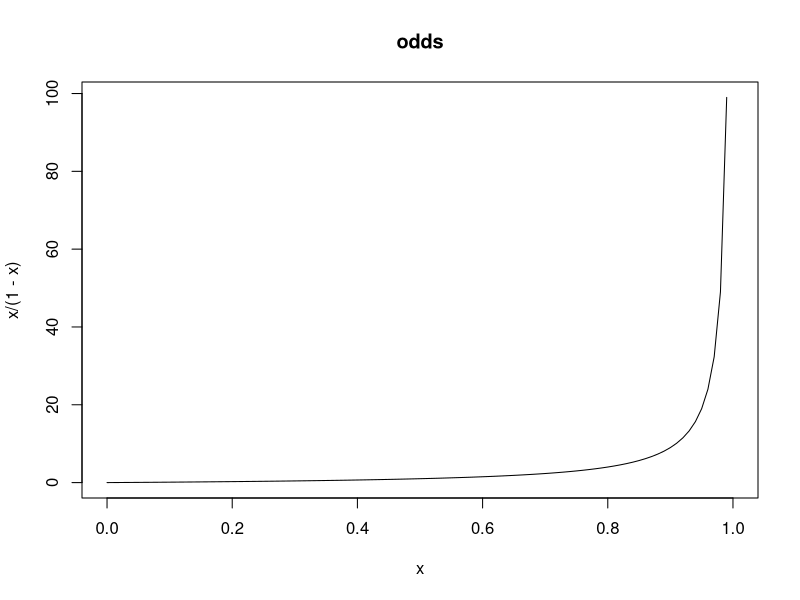
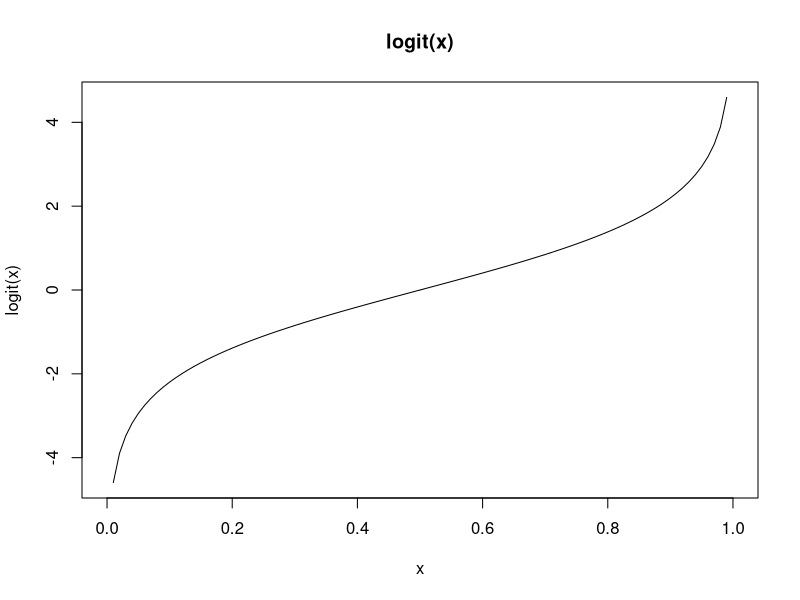
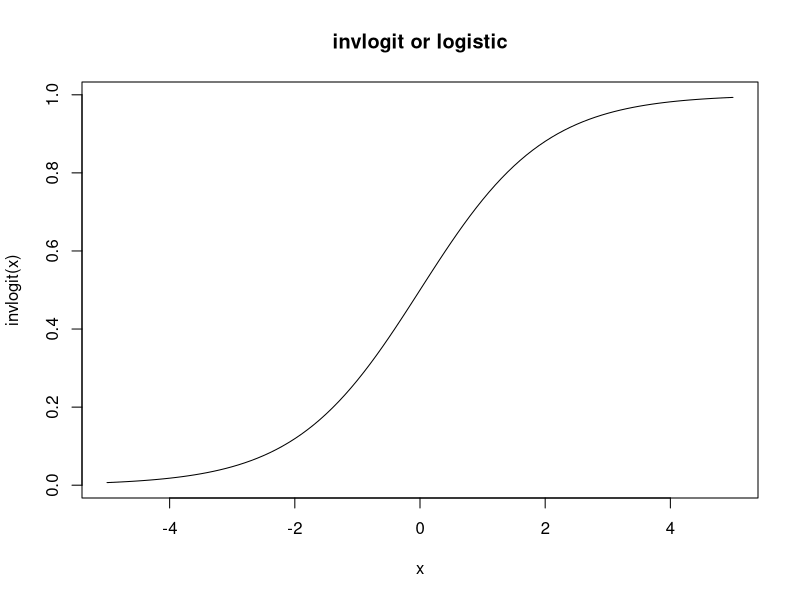
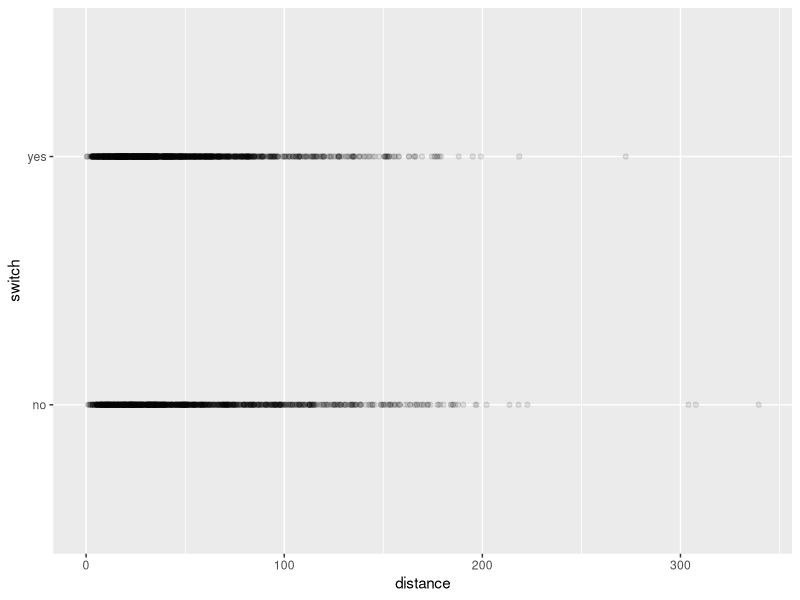
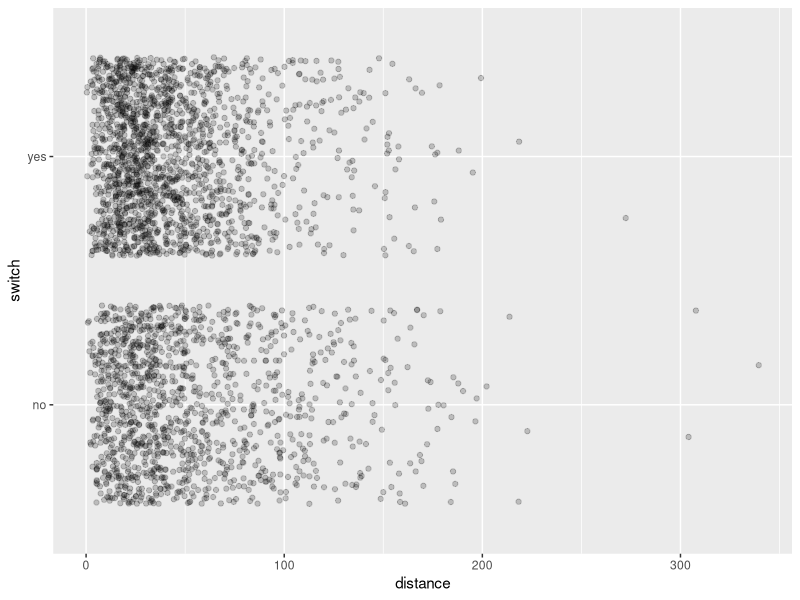
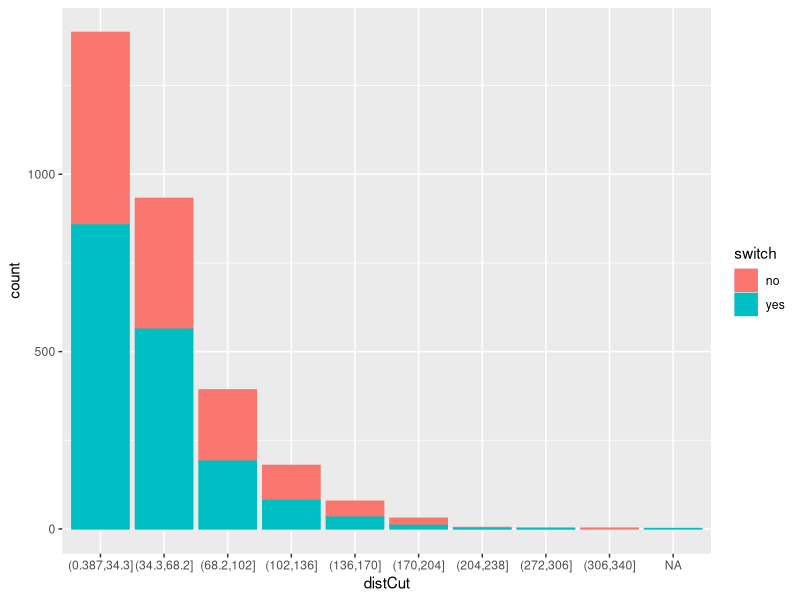
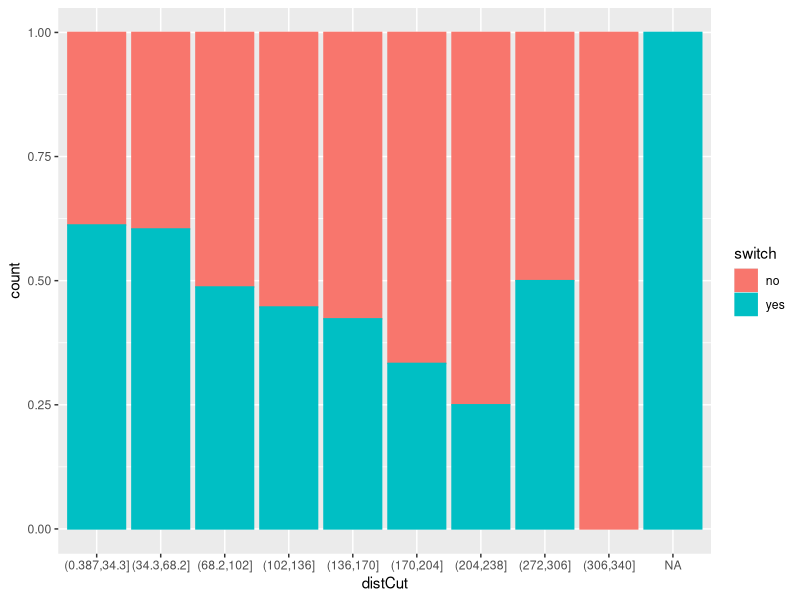
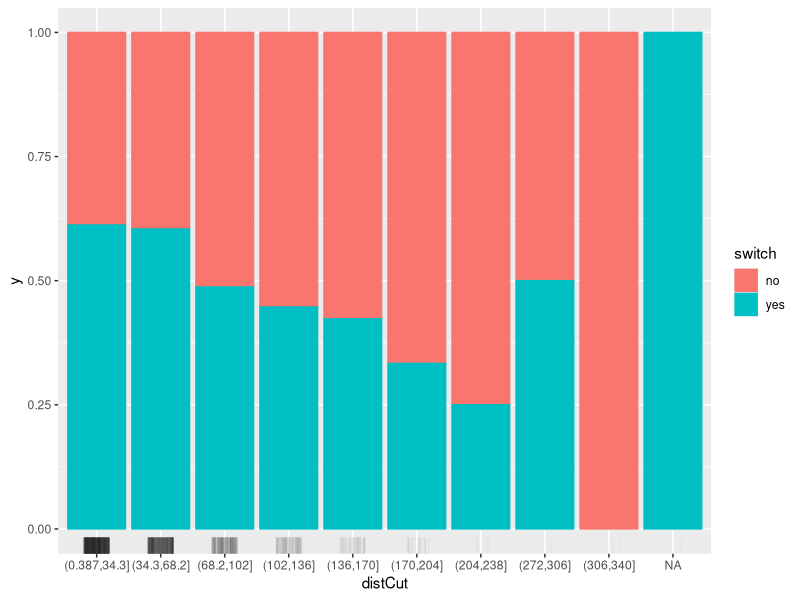

R code for these plots, in order:
## ---- chunk 1
knitr::opts_chunk$set(echo = TRUE)

## ---- chunk 2
library(arm)
invlogit
logit
curve(x/(1-x), xlim=c(0,1), main='odds')
curve(logit(x), xlim=c(0,1), main='logit(x)')
curve(invlogit(x), xlim=c(-5,5), main='invlogit or logistic')
## ---- chunk 3
data(Wells, package='carData')
summary(Wells)
## ---- chunk 4
library(ggplot2)
ggplot(data=Wells) + geom_point(aes(x=distance, y=switch), alpha=0.1)
ggplot(data=Wells) + geom_jitter(aes(x=distance, y=switch), alpha=0.2) 
## ---- chunk 5
library(dplyr)
Wells_cut <- 
  Wells %>% summarise(min = min(distance), max = max(distance), by = (max-min)/10)  
Wells <- 
  Wells %>% mutate(distCut = cut(distance, 
                                 breaks=seq(Wells_cut$min, Wells_cut$max, Wells_cut$by))) 
ggplot(data=Wells, aes(x=distCut, col=switch, fill=switch)) + geom_bar()
ggplot(data=Wells, aes(x=distCut, col=switch, fill=switch)) + geom_bar(position = "fill" )
ggplot(data=Wells, aes(x=distCut, col=switch, fill=switch)) + geom_bar(position = "fill" ) + 
  geom_rug(aes(x=distCut, y=0.5), position=position_jitter(width=0.2),    alpha=0.02, sides='b', col='black')
## ---- chunk 6
library(dplyr)
Wells_cut <- 
  Wells %>% summarise(min = min(distance), max = max(distance), by = (max-min)/5)  
Wells <- 
  Wells %>% mutate(distCut = cut(distance, 
                                 breaks=seq(Wells_cut$min, Wells_cut$max, Wells_cut$by))) 
ggplot(data=Wells, aes(x=distCut, col=switch, fill=switch)) + geom_bar()
ggplot(data=Wells, aes(x=distCut, col=switch, fill=switch)) + geom_bar(position = "fill" )
ggplot(data=Wells, aes(x=distCut, col=switch, fill=switch)) + geom_bar(position = "dodge" ) +
  scale_y_log10()
## ---- chunk 7
fit0 <- glm(switch ~ distance, family=binomial(link="logit"), 
            data=Wells)
fit0 # 계수 및 model fit(Null Deviance, Residual Deviance, AIC) 확인
## ---- chunk 8
summary(fit0)
coef(fit0)
confint(fit0)

newdat = data.frame(distance = seq(0, 500, 10))
predy <- predict(fit0, newdata=newdat, type='link', se.fit=TRUE)
head(predy) # predy$fit, $se.fit, 
prob = 0.95
predy$lwr <- predy$fit + qnorm((1-prob)/2)*predy$se.fit
predy$upr <- predy$fit + qnorm(1-(1-prob)/2)*predy$se.fit

dfPredy <- data.frame(predy)
dfPredy$distance <- newdat$distance

library(arm)
dfPredy <- 
  dfPredy %>% mutate(lwr = invlogit(lwr),
                     upr = invlogit(upr),
                     fit = invlogit(fit))
## ---- chunk 9
library(effects)
eff <- effect("distance", fit0)
plot(eff, type='response') # type = "rescale", "response", "link"
#plot(eff, family="bionomial")

#effAll <- allEffects(fit0)
#plot(effAll, type='response')

Wells <- Wells %>% mutate(switchnum = ifelse(switch=="yes", 1, 0))
ggplot(data=Wells) + geom_jitter(aes(x=distance, y=switchnum), alpha=0.2, height=0.05) +
  geom_line(data=dfPredy, aes(x=distance, y=fit)) + 
  geom_ribbon(data=dfPredy %>% arrange(distance), aes(x=distance, y=fit, ymin=lwr, ymax=upr), alpha=0.2) 
#ggplot(data=Wells) + geom_jitter(aes(x=distance, y=switchnum), alpha=0.2, height=0.05) +
#  geom_line(data=dfPredy, aes(x=distance, y=fit)) + 
#  geom_ribbon(data=dfPredy %>% arrange(distance), aes(x=distance, y=fit, ymin=lwr, ymax=upr), alpha=0.2) +
#  xlim(-100, 500)

## ---- chunk 10
plot(fit0)
## ---- chunk 11
binnedplot(fitted(fit0), 
           residuals(fit0, type = "response"),
# type should be one of 'deviance', 'pearson', 'working', 'repsonse', 'partial'
           nclass = NULL, 
           xlab = "Expected Values", 
           ylab = "Average residual", 
           main = "Binned residual plot", 
           cex.pts = 0.8, 
           col.pts = 1, 
           col.int = "gray") 

## ---- chunk 12
fitA <- glm(switch ~ association, family=binomial(link="logit"), data=Wells)
summary(fitA)
coef(fitA)
confint(fitA)

eff <- effect("association", fitA)
plot(eff) # type = "rescale", "response", "link"
            
fitB <- glm(switch ~ distance + association, family=binomial(link="logit"), 
            data=Wells)
summary(fitB)
coef(fitB)
confint(fitB)

eff <- allEffects(fitB)
plot(eff, type='response') # type = "rescale", "response", "link"

#eff <- effect("distance", fitB)
#plot(eff, type='response') # type = "rescale", "response", "link"

fitC <- glm(switch ~ distance * association, family=binomial(link="logit"), 
            data=Wells)
summary(fitC)
coef(fitC)
confint(fitC)

eff <- allEffects(fitC)
plot(eff, type='response') # type = "rescale", "response", "link"

eff2 <- effect("distance*association", fitC)
#plot(eff2, type='response')
plot(eff2, type='response', multiline=TRUE)
plot(eff2, type='response', multiline=TRUE, confint=list(style='bands'))
## ---- chunk 13
data('GermanCredit', package='caret')
fit0 <- glm(Class ~ Age, data=GermanCredit, family=binomial)
library(arm)
binnedplot(fitted(fit0), 
           residuals(fit0, type = "response"),
# type should be one of 'deviance', 'pearson', 'working', 'repsonse', 'partial'
           nclass = NULL, 
           xlab = "Expected Values", 
           ylab = "Average residual", 
           main = "Binned residual plot", 
           cex.pts = 0.8, 
           col.pts = 1, 
           col.int = "gray") 
summary(fit0)

#plot(allEffects(fit0), type='rescale')
plot(allEffects(fit0), type='response')
#plot(allEffects(fit0), type='link')

#plot(effect('Age', fit0),  type='rescale')
#plot(effect('Age', fit0),  type='response')
#plot(effect('Age', fit0),  type='link')
## ---- chunk 14
fit1 <- glm(Class ~ Age + Housing.Rent, data=GermanCredit, family=binomial)
library(arm)
binnedplot(fitted(fit1), 
           residuals(fit1, type = "response"),
# type should be one of 'deviance', 'pearson', 'working', 'repsonse', 'partial'
           nclass = NULL, 
           xlab = "Expected Values", 
           ylab = "Average residual", 
           main = "Binned residual plot", 
           cex.pts = 0.8, 
           col.pts = 1, 
           col.int = "gray") 

summary(fit1)

#plot(allEffects(fit1), type='rescale')
plot(allEffects(fit1), type='response')

#plot(allEffects(fit1), type='link')

#plot(effects('Age*Housing.Rent', fit1),  type='response')
plot(allEffects(fit1), type='response', multiline=TRUE, confint=list(style='bands'))
## ---- chunk 15

fit2 <- glm(Class ~ Age * Housing.Rent, data=GermanCredit, family=binomial)
library(arm)
binnedplot(fitted(fit2), 
           residuals(fit2, type = "response"),
# type should be one of 'deviance', 'pearson', 'working', 'repsonse', 'partial'
           nclass = NULL, 
           xlab = "Expected Values", 
           ylab = "Average residual", 
           main = "Binned residual plot", 
           cex.pts = 0.8, 
           col.pts = 1, 
           col.int = "gray") 

summary(fit2)

#plot(allEffects(fit1), type='rescale')
plot(allEffects(fit2), type='response')
plot(allEffects(fit2), type='response', multiline=TRUE)
#plot(allEffects(fit1), type='link')

#plot(effects('Age*Housing.Rent', fit2),  type='response')
## ---- chunk 16
fit0 <- glm(switch ~ distance, family=binomial(link="logit"), 
            data=Wells)
pred <- predict(fit0, type='link') > 0
pred <- ifelse(pred == TRUE, "yes", "no")
pred <- factor(pred, levels = c('no', 'yes'))
table(pred, Wells$switch)
library(caret)
confusionMatrix(pred, Wells$switch, positive='yes')
